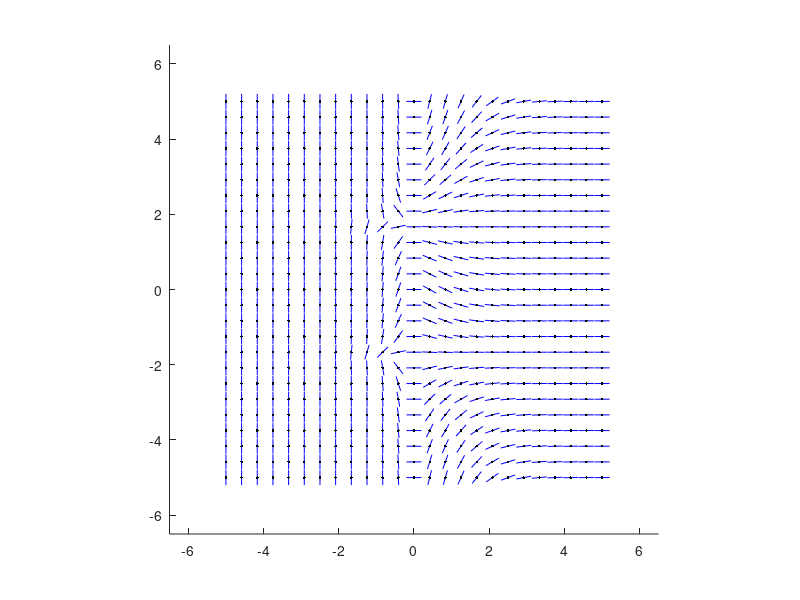

Recreate this plot in MATLAB. (Note: this script raises an error after producing the figure.)
function SlopePlot

    x=linspace(-5, 5, 25);
    y=linspace(-5,5, 25);

    axis([-6.5,6.5,-6.5,6.5]);
    hold on;
    delta = 0.2;

    for i=1:length(x)
        for j=1:length(y)   
            epsCurrentPoint = delta/sqrt(1+ff(x(i),y(j))^2);
            plot([x(i)-epsCurrentPoint,x(i)+epsCurrentPoint],...
                    [y(j)-epsCurrentPoint*ff(x(i),y(j)),... 
                    y(j)+epsCurrentPoint*ff(x(i),y(j))],...
                    'LineWidth',0.1,'color','b');
            plot(x(i), y(j), 'k.');
        end
    end
    
    function z = ff(x,y)
        z=(y^2-3)*x*exp(-2*x);  
    end
    
    daspect([1,1,1]);
    hold on;
    [x0, y0] = ginput(1);
    plot(x0, y0, 'y*');
    x=linspace(-10,10,30);
    y=dsolve('Dy=(y^2-3)*x*exp(-2*x)','y(x0)=y0', 'x')
    plot(x,eval(y));
    
end
